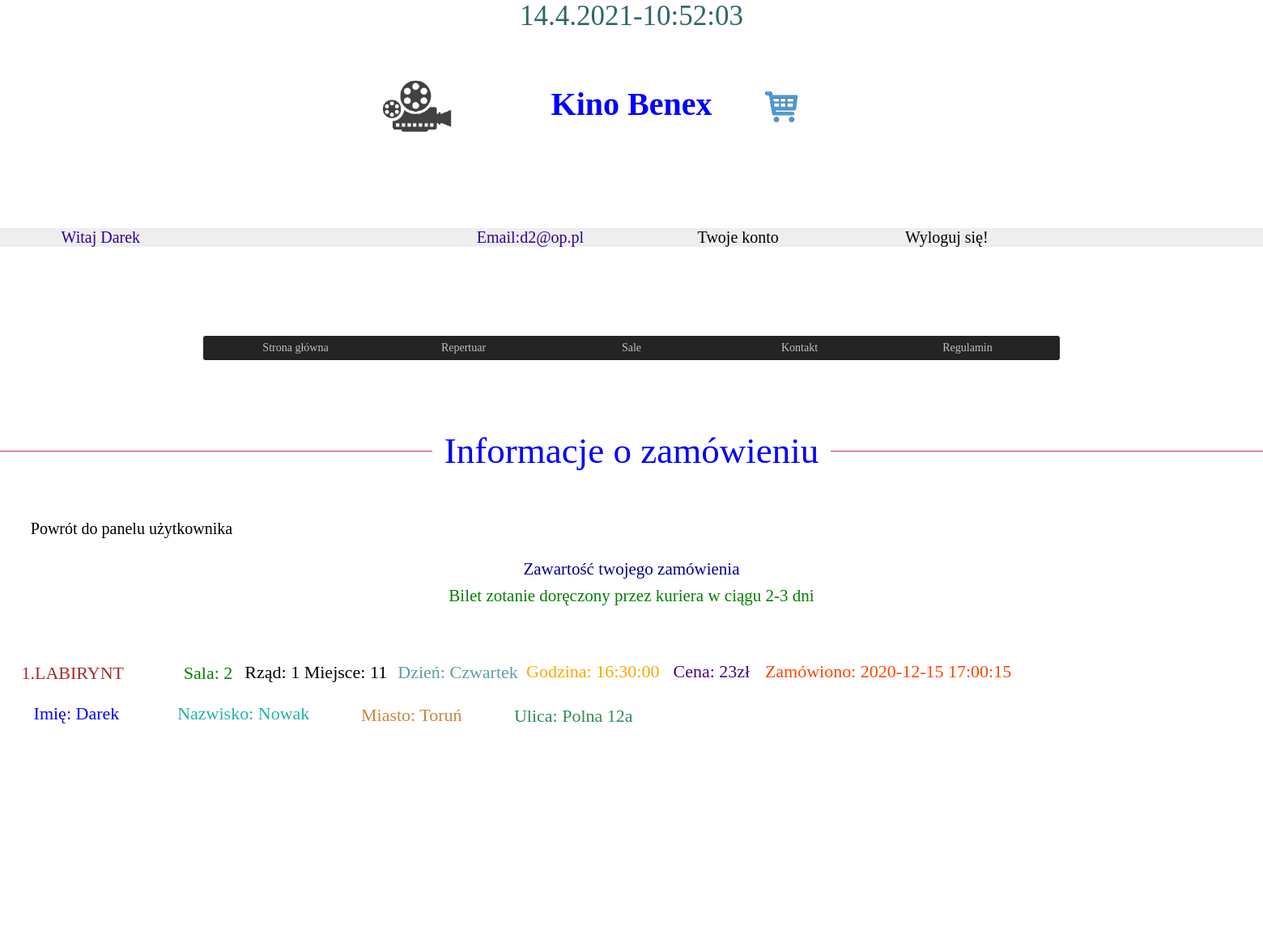
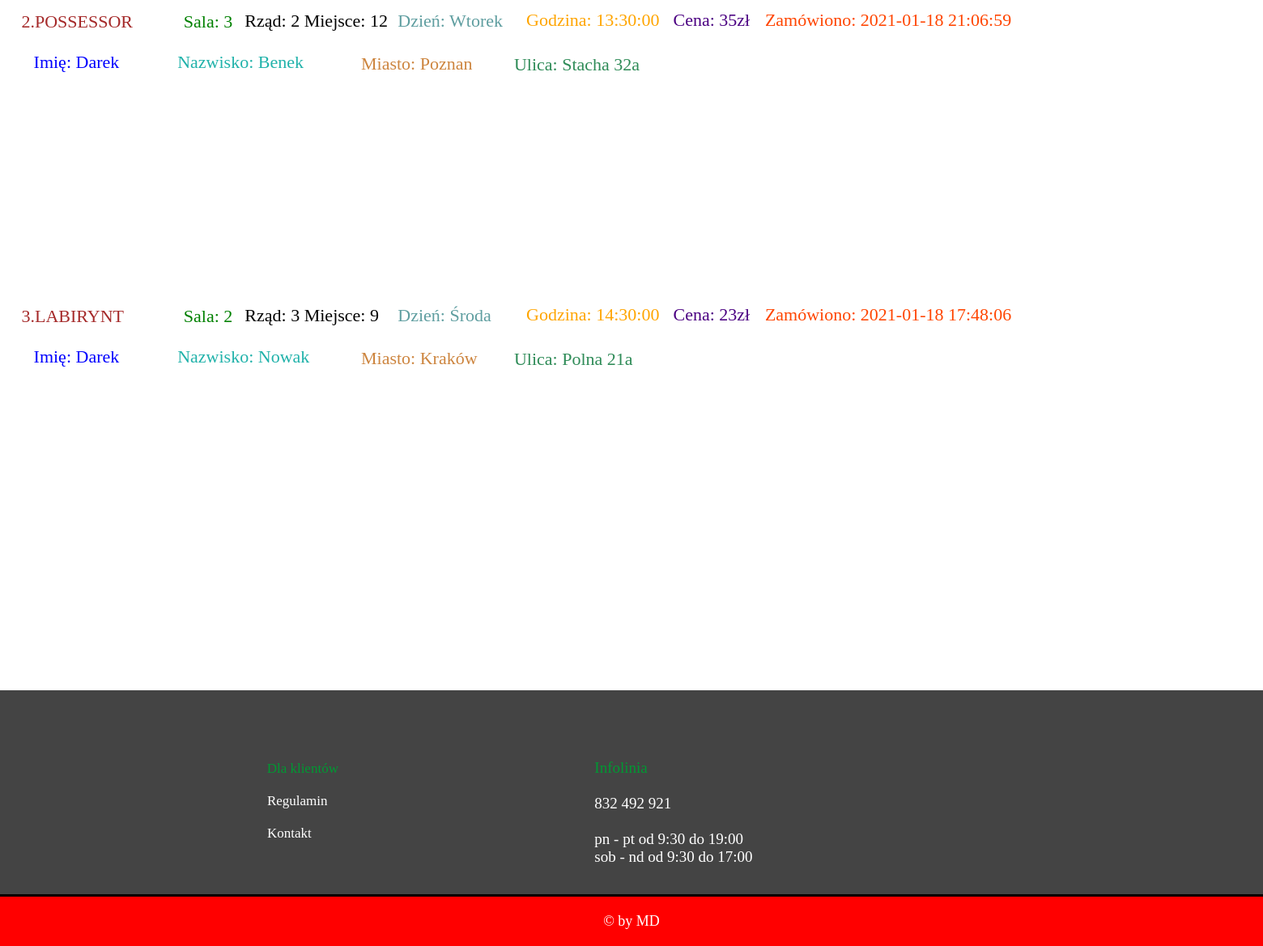
The page /showzamowienie.php (signed in) on the database its author committed (2 pictures, top to bottom).
### tables this page shows
CREATE TABLE `zamowienia` (
  `id` int(11) NOT NULL,
  `id_uzytkownika` int(11) NOT NULL,
  `data` datetime NOT NULL,
  `name` varchar(40) NOT NULL,
  `surname` varchar(40) NOT NULL,
  `adress` varchar(40) NOT NULL,
  `miasto` varchar(40) NOT NULL,
  `rzad` int(11) NOT NULL,
  `miejsce` int(11) NOT NULL,
  `sala` varchar(50) NOT NULL,
  `cena` float NOT NULL,
  `time` time NOT NULL,
  `day` varchar(50) NOT NULL,
  `film` varchar(50) NOT NULL
);

### showzamowienie.php (the view, shortened to what this page needs)
<?php
    if(!isset($_SESSION))
    {
if(isset($_SESSION['id'])) $id_uzytkownika = $_SESSION['id'];
    }
include("connect.php");
?>
<!DOCTYPE html>
<html lang="pl">
<head>
<link href="style.css" rel="stylesheet" type="text/css" />
<link href="css/fontello.css" rel="stylesheet" type="text/css" />
<link rel="stylesheet" href="https://maxcdn.bootstrapcdn.com/font-awesome/4.5.0/css/font-awesome.min.css">
</head>
		<body onload="odliczanie();">
		<div id="zegar">
</div>
<header>
<div class="tytulik">
<h1> Kino Benex</h1>
			<a href="index.php"> <img class='logo' src="images/logo2.png" width='170' height'170'></a>
</div>
<div class="koszydiv">
		<a href="wyswietlanie_koszyka.php"> <div class='tooltip3'> <img class='koszyk' src="images/koszyk.jpg" width='40' height'40'></a>
		</div>
<br><br>
<div class="pasreje">
	<?php
	if(isset($id_uzytkownika)!="")
	{echo"<h888>";
		echo"Witaj ".$_SESSION['user']."";
		echo"</h888>";
		echo"<h889>";
			echo "Email:".$_SESSION['email'],"";
			echo'<li class="Wylogowanie"><a href="logout.php">Wyloguj się!</a></li>';
			if($id_uzytkownika!=5){
		echo'<li class="Konto"><a href="panel_uzytkownika.php">Twoje konto</a></li>';
			}
			else{
				echo'<li class="Konto"><a href="panel_admina.php">Panel admina</a></li>';
			}
	}
	else
      	{
		echo'<li class="Zakladanie"><a href="rejestracja.php">Rejestracja</a></li>';
		echo'<li class="Logowanie"><a href="logowanie.php">Zaloguj się</a></li>';
	 }
  ?>
	</header>
<?php
	$wynik = mysqli_query($link,"Select * from sale")
or die('Błąd zapytania');
	echo'<div id="kontener">';
	echo'<div class="nav">';
	echo'<ul id="menu">';
	echo'<li><a href="index.php">Strona główna</a></li>';
	echo'<li><a href="repertuar.php">Repertuar</a></li>';
	echo'<li><a>Sale</a>';
	if(mysqli_num_rows($wynik) > 0) {
while($r = mysqli_fetch_object($wynik)) {
$id=$r->id;
echo"<a style='text-decoration:none'   href='show_seans.php?seans_id=$id'>";
	echo'<li>'.$r->nazwa.'</a></li>';
}
	}
	echo'</ul></li>';
	echo'<li><a href="kontakt.php">Kontakt</a></li>';
	echo'<li><a href="regulamin.php">Regulamin</a></li>';
	echo'</div>';
	echo'</div>';
	?>
	<br><br><br>
		<div class="napisek">
	<h67>
	 Informacje o zamówieniu</h67>
	</div>
		<br><br><br>
		<div class="pow">
	<a href="panel_uzytkownika.php"> Powrót do panelu użytkownika</a>
	</div>
	<div id="left">
	<?php
	if(isset($_SESSION['id'])!="")
	{
wyswietl_zamowienie($id_uzytkownika);
	}
	?>
	<?php
	function wyswietl_zamowienie($id_uzytkownika)
	{
		global $link;
	if(isset($_SESSION['id'])!="")
		{
		$id_uzytkownika = $_SESSION['id'];
		$wyniki = mysqli_query($link,"Select * from zamowienia  where id_uzytkownika=$id_uzytkownika ") or die('Błąd zapytania');
	$i=0;
	if(mysqli_num_rows($wyniki) > 0)
	{
		echo"<div class='pusto2'>";
		echo"<h45>";
		echo"Zawartość twojego zamówienia";
		echo"</h45>";
		echo"</div>";
		echo"<div class='pusto3'>";
		echo"<h45>";
		echo"Bilet zotanie doręczony przez kuriera w ciągu 2-3 dni";
		echo"</h45>";
		echo"</div>";
			while($re = mysqli_fetch_object($wyniki))
			{
				$data_zamowienia=$re->data;
				$imie=$re->name;
				$nazwisko=$re->surname;
				$ulica=$re->adress;
				$id_miasto=$re->miasto;
				$id_rzad=$re->rzad;
				$id_miejsce=$re->miejsce;
				$id_sala=$re->sala;
				$id_cena=$re->cena;
				$id_czasu=$re->time;
				$id_dzien=$re->day;
				$id_film=$re->film;
			$numeryTowarow[$i]=$re->name;
			if($numeryTowarow[$i]!= '')
		{
		$i++;
		}
				echo"<div class='wyswie12'>";
		echo"<h555>";
		echo'<br><br><br>';
				echo ($i).".".$id_film."";
		echo"</h555>";
			 echo"</div>";
					echo"<div class='wyswie14'>";
		echo"<h542>";
		 echo "Sala: ".$id_sala."";
	echo"</h542>";
				echo"</div>";
						echo"<div class='wyswie15'>";
		echo"<h542>";
		 echo "Rząd: ".$id_rzad."";
		  echo "  Miejsce: ".$id_miejsce."";
	echo"</h542>";
				echo"</div>";
				echo"<div class='wyswie16'>";
		echo"<h542>";
		 echo "Dzień: ".$id_dzien."";
	echo"</h542>";
				echo"</div>";
				echo"<div class='wyswie1777'>";
		echo"<h542>";
		 echo "Godzina: ".$id_czasu."";
	echo"</h542>";
				echo"</div>";
				echo"<div class='wyswie18'>";
		echo"<h542>";
		 echo "Cena: ".$id_cena."zł";
	echo"</h542>";
				echo"</div>";
				echo"<div class='wyswie19'>";
		echo"<h542>";
		 echo "Zamówiono: ".$data_zamowienia."";
	echo"</h542>";
				echo"</div>";
				echo"<div class='wyswie20'>";
		echo"<h542>";
		 echo "Imię: ".$imie."";
	echo"</h542>";
				echo"</div>";
				echo"<div class='wyswie21'>";
		echo"<h542>";
		 echo "Nazwisko: ".$nazwisko."";
	echo"</h542>";
				echo"</div>";
				echo"<div class='wyswie22'>";
		echo"<h542>";
		 echo "Miasto: ".$id_miasto."";
	echo"</h542>";
				echo"</div>";
					echo"<div class='wyswie23'>";
		echo"<h542>";
		 echo "Ulica: ".$ulica."";
	echo"</h542>";
				echo"</div>";
			}
	}
	else
	{
		echo"<div class='pusto2'>";
		echo"<h45>";
		echo"Twoje zamówienia są puste";
		echo"</h45>";
		echo"</div>";
	}
	echo"<br><br>";
		}
	}
	?>
	<br><br><br><br><br><br>
	</div>
<div class="info">
<h410>
<h5211 style="color:#009933;">Infolinia</h5211>
<br><br>
832 492 921
<br><br>
	pn - pt od 9:30 do 19:00
	<br>
	sob - nd od 9:30 do 17:00
</h410>
<h411>
Dla klientów
<br><br>
<a href="regulamin.php">Regulamin</a>
<br><br>
<a href="kontakt.php"> Kontakt</a>
</h411>
</div>
<div id="footer">
			&copy by MD
		</div>
</body>
</html>

### style.css (style rules this page uses)
body { background-size: 100%; background-attachment: fixed; margin:0 !important; }
#zegar { color: #336666; font-size: 35px; text-align: center; }
#footer { clear: both; color: white; text-align: center; padding: 20px; font-size: 18px; background-color:red; position: relative; top:1.9cm; }
.pasreje { font-size:20px; background-color:#EEEEEE; position: relative; top:-3cm; }
.pasreje h888 { position: relative; left:2cm; color:#330099; }
.pasreje h889 { color:#330099; position: relative; left:13cm; }
.Konto { display:block; display:inline-block; text-decoration: none; list-style-type: none; position: relative; left:1cm; }
.Konto a { text-decoration:none; color:black; }
.Wylogowanie a { text-decoration: none; color:black; }
.Wylogowanie { display:block; display:inline-block; text-decoration: none; list-style-type: none; position: relative; left:10.5cm; }
.tytulik { font-size:20px; position: relative; top:1cm; background-size:5%; text-align:center; color:blue; }
.logo { position: relative;right:7cm; position: relative;top:-3.5cm; }
.nav { z-index: 2; }
.napisek { text-align:center; padding:1px; color:blue; font-size:45px; border-bottom: 1px solid #CC3366; margin-bottom: 30px; position: relative; z-index: 1; }
.napisek h67 { background: #fff; padding: 0 15px; position: relative; top: 27px; z-index: 1; }
#kontener { width: 100%; position: relative;top:-0.1cm; z-index: 2; text-align:center; }
#menu { z-index: 2;display: table; padding: 0 10px 0; margin: 0 auto; overflow: hidden; font-size: 14px; background: #242424; }
#menu li { z-index: 2;list-style-type: none; margin: 0 auto; float: left; }
#menu > li { float: left; width: 207.5px; height: 30px; z-index: 2; }
#menu li a { display: block; color: silver; text-decoration: none; padding: 7px 10px 7px;z-index: 2; }
#menu { border-radius: 3px;z-index: 2; }
.info { padding:20px; background-color:#444444; position: relative; top:1.9cm; border-bottom-style: solid; clear: both; }
.info h410 { position: relative;left:18.9cm; position: relative; top:1.7cm; color:white; font-size:19px; }
.info h411 a { color:white; text-decoration:none; position: relative;left:5.3cm; }
.info h411 { position: relative;left:2.9cm; font-size:17px; color:#009933; position: relative; bottom:1.2cm; }
.wyswie12 h555 { position: relative; top:0.7cm; position: relative; left:0.7cm; font-size:22px; color:brown; }
.wyswie14 h542 { position: relative; left:6cm; font-size:22px; color:green; }
.wyswie15 h542 { position: relative; bottom:0.7cm; position: relative; left:8cm; font-size:22px; color:dark; }
.wyswie16 h542 { position: relative; bottom:1.4cm; position: relative; left:13cm; font-size:22px; color:#5F9EA0; }
.wyswie18 h542 { position: relative; bottom:2.8cm; position: relative; left:22cm; font-size:22px; color:#4B0082; }
.wyswie19 h542 { position: relative; bottom:3.47cm; position: relative; left:25cm; font-size:22px; color:#FF4500; }
.wyswie20 h542 { position: relative; bottom:2.8cm; position: relative; left:1.1cm; font-size:22px; color:blue; }
.wyswie21 h542 { position: relative; bottom:3.49cm; position: relative; left:5.8cm; font-size:22px; color:#20B2AA; }
.wyswie22 h542 { position: relative; bottom:4.11cm; position: relative; left:11.8cm; font-size:22px; color:#CD853F; }
.wyswie23 h542 { position: relative; bottom:4.79cm; position: relative; left:16.8cm; font-size:22px; color:#2E8B57; }
.wyswie1777 h542 { position: relative; bottom:2.1cm; position: relative; left:17.2cm; font-size:22px; color:orange; }
img.koszyk { transition: transform 0.3s; }
.koszydiv { position: relative;left:25cm; position: relative;bottom:5.4cm; }
.tooltip3 { position: relative; display: inline-block; }
.pusto2 { text-align:center; position: relative; top:0.7cm; }
.pusto2 h45 { font-size:21px; color:#00008B; }
.pusto3 { text-align:center; position: relative; top:0.9cm; }
.pusto3 h45 { font-size:21px; color:green; }
.pow { font-size:20px; }
.pow a { text-decoration:none; color:black; position: relative; left:1cm; }

### rows shown on the page
zamowienia: i "1", film "LABIRYNT", sala "2", rzad "1", miejsce "11", day "Czwartek", time "16:30:00", cena "23", data "2020-12-15 17:00:15", name "Darek", surname "Nowak", miasto "Toruń", adress "Polna 12a"
zamowienia: i "2", film "POSSESSOR", sala "3", rzad "2", miejsce "12", day "Wtorek", time "13:30:00", cena "35", data "2021-01-18 21:06:59", name "Darek", surname "Benek", miasto "Poznan", adress "Stacha 32a"
zamowienia: i "3", film "LABIRYNT", sala "2", rzad "3", miejsce "9", day "Środa", time "14:30:00", cena "23", data "2021-01-18 17:48:06", name "Darek", surname "Nowak", miasto "Kraków", adress "Polna 21a"

### other values the page prints
$_SESSION['user'] "Darek"
$_SESSION['email'] "d2@op.pl"
